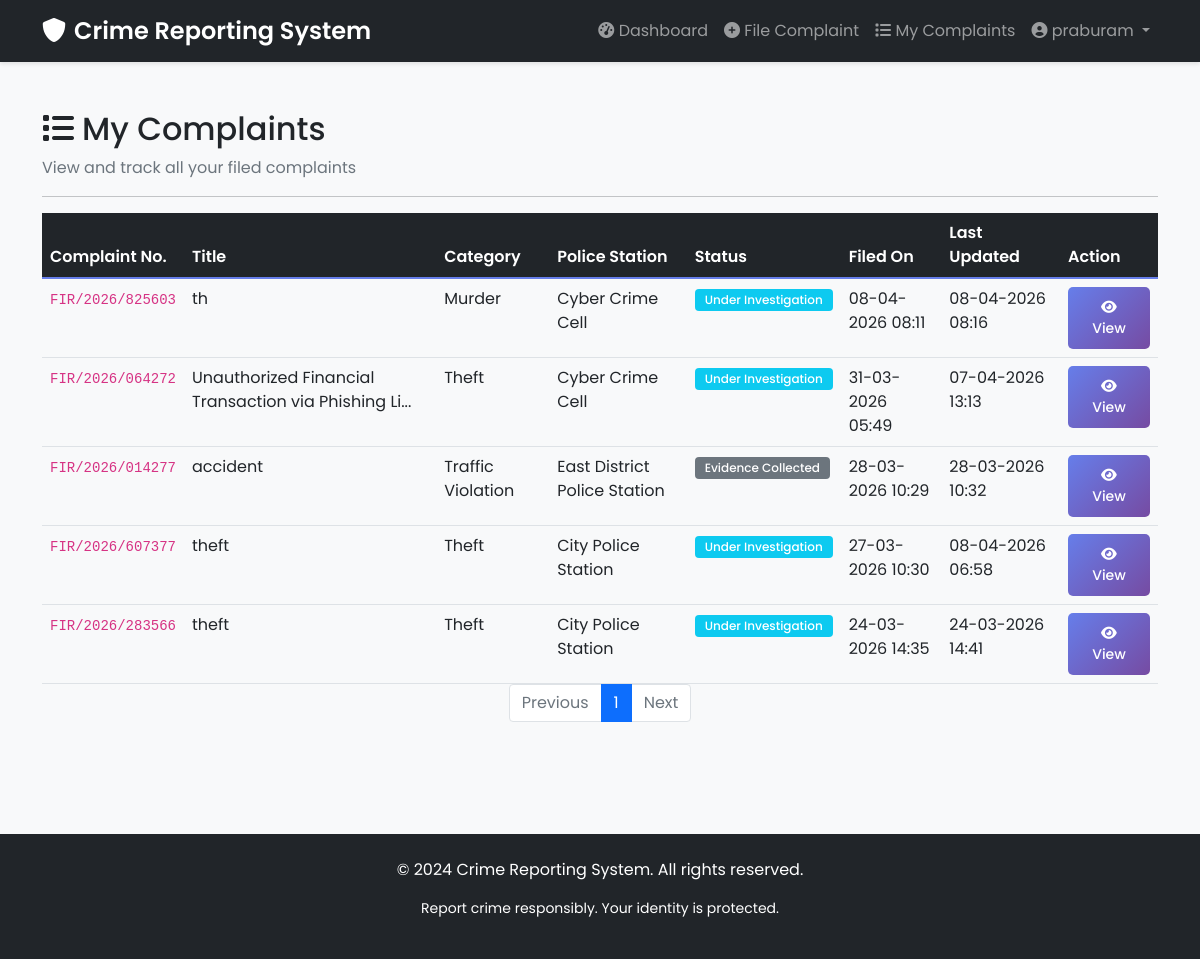
Page /my-reports (signed in) on the committed database.
### app/models.py (models this page shows, shortened)
class User(UserMixin, db.Model):
    id = db.Column(db.Integer, primary_key=True)
    username = db.Column(db.String(80), unique=True, nullable=False)
    email = db.Column(db.String(120), unique=True, nullable=False)
    password_hash = db.Column(db.String(200), nullable=False)
    full_name = db.Column(db.String(100))
    phone = db.Column(db.String(20))
    aadhar_number = db.Column(db.String(12), unique=True)
    is_admin = db.Column(db.Boolean, default=False)
    is_active = db.Column(db.Boolean, default=True)
    created_at = db.Column(db.DateTime, default=datetime.utcnow)
    reports = db.relationship('Report', backref='complainant', lazy=True)

class Report(db.Model):
    id = db.Column(db.Integer, primary_key=True)
    complaint_number = db.Column(db.String(20), unique=True, nullable=False)
    user_id = db.Column(db.Integer, db.ForeignKey('user.id'), nullable=False)
    title = db.Column(db.String(200), nullable=False)
    description = db.Column(db.Text, nullable=False)
    crime_category = db.Column(db.String(50), nullable=False)
    incident_date = db.Column(db.DateTime, nullable=False)
    incident_location = db.Column(db.String(200), nullable=False)
    police_station = db.Column(db.String(100), nullable=False)
    evidence_file = db.Column(db.String(200))
    status = db.Column(db.String(20), default='Pending')
    status_updated_at = db.Column(db.DateTime, default=datetime.utcnow)
    assigned_officer = db.Column(db.String(100))
    created_at = db.Column(db.DateTime, default=datetime.utcnow)
    updated_at = db.Column(db.DateTime, default=datetime.utcnow, onupdate=datetime.utcnow)
    admin_remarks = db.Column(db.Text)

### app/routes/user.py (the view)
@bp.route('/my-reports')
@login_required
def my_reports():
    if current_user.is_admin:
        return redirect(url_for('admin.dashboard'))
    page = request.args.get('page', 1, type=int)
    reports = Report.query.filter_by(user_id=current_user.id).order_by(Report.created_at.desc()).paginate(page=page, per_page=10)
    return render_template('reports/my_reports.html', title='My Complaints', reports=reports)

### app/models.py (called while the page is built)
@login_manager.user_loader
def load_user(user_id):
    return User.query.get(int(user_id))

### app/templates/reports/my_reports.html (shortened to what this page needs)
{% extends "base.html" %}
{% block content %}
<div class="container py-5">
    <div class="row">
        <div class="col-12">
            <h2><i class="fas fa-list me-2"></i>My Complaints</h2>
            <p class="text-muted">View and track all your filed complaints</p>
            <hr>
        </div>
    </div>
    <div class="row">
        <div class="col-12">
            {% if reports.items %}
                <div class="table-responsive">
                    <table class="table table-hover">
                        <thead class="table-dark">
                            <tr>
                                <th>Complaint No.</th>
                                <th>Title</th>
                                <th>Category</th>
                                <th>Police Station</th>
                                <th>Status</th>
                                <th>Filed On</th>
                                <th>Last Updated</th>
                                <th>Action</th>
                            </tr>
                        </thead>
                        <tbody>
                            {% for report in reports.items %}
                            <tr>
                                <td><code>{{ report.complaint_number }}</code></td>
                                <td>{{ report.title[:50] }}{% if report.title|length > 50 %}...{% endif %}</td>
                                <td>{{ report.crime_category }}</td>
                                <td>{{ report.police_station }}</td>
                                <td>
                                    {% if report.status == 'Pending' %}
                                        <span class="badge bg-warning">Pending</span>
                                    {% elif report.status == 'Under Investigation' %}
                                        <span class="badge bg-info">Under Investigation</span>
                                    {% elif report.status == 'Resolved' %}
                                        <span class="badge bg-success">Resolved</span>
                                    {% elif report.status == 'Rejected' %}
                                        <span class="badge bg-danger">Rejected</span>
                                    {% else %}
                                        <span class="badge bg-secondary">{{ report.status }}</span>
                                    {% endif %}
                                </td>
                                <td>{{ report.created_at.strftime('%d-%m-%Y %H:%M') }}</td>
                                <td>{{ report.updated_at.strftime('%d-%m-%Y %H:%M') }}</td>
                                <td>
                                    <a href="{{ url_for('user.report_detail', report_id=report.id) }}" class="btn btn-sm btn-primary">
                                        <i class="fas fa-eye"></i> View
                                    </a>
                                </td>
                            </tr>
                            {% endfor %}
                        </tbody>
                    </table>
                </div>
                <nav aria-label="Page navigation">
                    <ul class="pagination justify-content-center">
                        {% if reports.has_prev %}
                            <li class="page-item">
                                <a class="page-link" href="{{ url_for('user.my_reports', page=reports.prev_num) }}">Previous</a>
                            </li>
                        {% else %}
                            <li class="page-item disabled"><span class="page-link">Previous</span></li>
                        {% endif %}
                        {% for page_num in reports.iter_pages(left_edge=2, right_edge=2, left_current=2, right_current=2) %}
                            {% if page_num %}
                                {% if reports.page == page_num %}
                                    <li class="page-item active"><span class="page-link">{{ page_num }}</span></li>
                                {% else %}
                                    <li class="page-item"><a class="page-link" href="{{ url_for('user.my_reports', page=page_num) }}">{{ page_num }}</a></li>
                                {% endif %}
                            {% else %}
                                <li class="page-item disabled"><span class="page-link">...</span></li>
                            {% endif %}
                        {% endfor %}
                        {% if reports.has_next %}
                            <li class="page-item">
                                <a class="page-link" href="{{ url_for('user.my_reports', page=reports.next_num) }}">Next</a>
                            </li>
                        {% else %}
                            <li class="page-item disabled"><span class="page-link">Next</span></li>
                        {% endif %}
                    </ul>
                </nav>
            {% endif %}
        </div>
    </div>
</div>
{% endblock %}

### app/templates/base.html (shortened to what this page needs)
<!DOCTYPE html>
<html lang="en">
<head>
    <link href="https://cdn.jsdelivr.net/npm/bootstrap@5.1.3/dist/css/bootstrap.min.css" rel="stylesheet">
    <link rel="stylesheet" href="https://cdnjs.cloudflare.com/ajax/libs/font-awesome/6.0.0/css/all.min.css">
    <link rel="stylesheet" href="{{ url_for('static', filename='css/style.css') }}">
</head>
<body>
    <nav class="navbar navbar-expand-lg navbar-dark bg-dark">
        <div class="container">
            <a class="navbar-brand" href="{{ url_for('auth.index') }}">
                <i class="fas fa-shield-alt me-2"></i>Crime Reporting System
            </a>
            <div class="collapse navbar-collapse" id="navbarNav">
                <ul class="navbar-nav ms-auto">
                    {% if current_user.is_authenticated %}
                        <li class="nav-item">
                            <a class="nav-link" href="{{ url_for('user.dashboard') if not current_user.is_admin else url_for('admin.dashboard') }}">
                                <i class="fas fa-tachometer-alt"></i> Dashboard
                            </a>
                        </li>
                        {% if not current_user.is_admin %}
                            <li class="nav-item">
                                <a class="nav-link" href="{{ url_for('user.submit_report') }}">
                                    <i class="fas fa-plus-circle"></i> File Complaint
                                </a>
                            </li>
                            <li class="nav-item">
                                <a class="nav-link" href="{{ url_for('user.my_reports') }}">
                                    <i class="fas fa-list"></i> My Complaints
                                </a>
                            </li>
                        {% endif %}
                        <li class="nav-item dropdown">
                            <a class="nav-link dropdown-toggle" href="#" id="userDropdown" role="button" data-bs-toggle="dropdown">
                                <i class="fas fa-user-circle"></i> {{ current_user.username }}
                            </a>
                        </li>
                    {% endif %}
                </ul>
            </div>
        </div>
    </nav>
    <main>
        {% block content %}{% endblock %}
    </main>
    <footer class="bg-dark text-white mt-5 py-4">
        <div class="container text-center">
            <p>&copy; 2024 Crime Reporting System. All rights reserved.</p>
            <p class="small">Report crime responsibly. Your identity is protected.</p>
        </div>
    </footer>
</body>
</html>

### app/static/css/style.css (style rules this page uses)
:root { --primary-color: #667eea; --secondary-color: #764ba2; --danger-color: #dc3545; --success-color: #28a745; --warning-color: #ffc107; --info-color: #17a2b8; }
body { font-family: 'Poppins', sans-serif; background-color: #f8f9fa; min-height: 100vh; display: flex; flex-direction: column; }
main { flex: 1; }
.navbar { box-shadow: 0 2px 4px rgba(0,0,0,0.1); }
.navbar-brand { font-weight: 600; font-size: 1.5rem; }
.btn { border-radius: 5px; padding: 10px 20px; font-weight: 500; transition: all 0.3s; }
.btn-primary { background: linear-gradient(135deg, var(--primary-color), var(--secondary-color)); border: none; }
.table { margin-bottom: 0; }
.table thead th { border-bottom: 2px solid var(--primary-color); font-weight: 600; }
.badge { padding: 5px 10px; font-weight: 500; }

### rows in the picture
User: username "praburam"
Report: complaint_number "FIR/2026/825603", title "th", crime_category "Murder", police_station "Cyber Crime Cell", shows "Under Investigation", created_at "08-04-2026 08:11", updated_at "08-04-2026 08:16"
Report: complaint_number "FIR/2026/064272", title "Unauthorized Financial Transaction via Phishing Li", crime_category "Theft", police_station "Cyber Crime Cell", shows "Under Investigation", created_at "31-03-2026 05:49", updated_at "07-04-2026 13:13"
Report: complaint_number "FIR/2026/014277", title "accident", crime_category "Traffic Violation", police_station "East District Police Station", status "Evidence Collected", created_at "28-03-2026 10:29", updated_at "28-03-2026 10:32"
Report: complaint_number "FIR/2026/607377", title "theft", crime_category "Theft", police_station "City Police Station", shows "Under Investigation", created_at "27-03-2026 10:30", updated_at "08-04-2026 06:58"
Report: complaint_number "FIR/2026/283566", title "theft", crime_category "Theft", police_station "City Police Station", shows "Under Investigation", created_at "24-03-2026 14:35", updated_at "24-03-2026 14:41"

### other values in the picture
{{ page_num }} "1"
